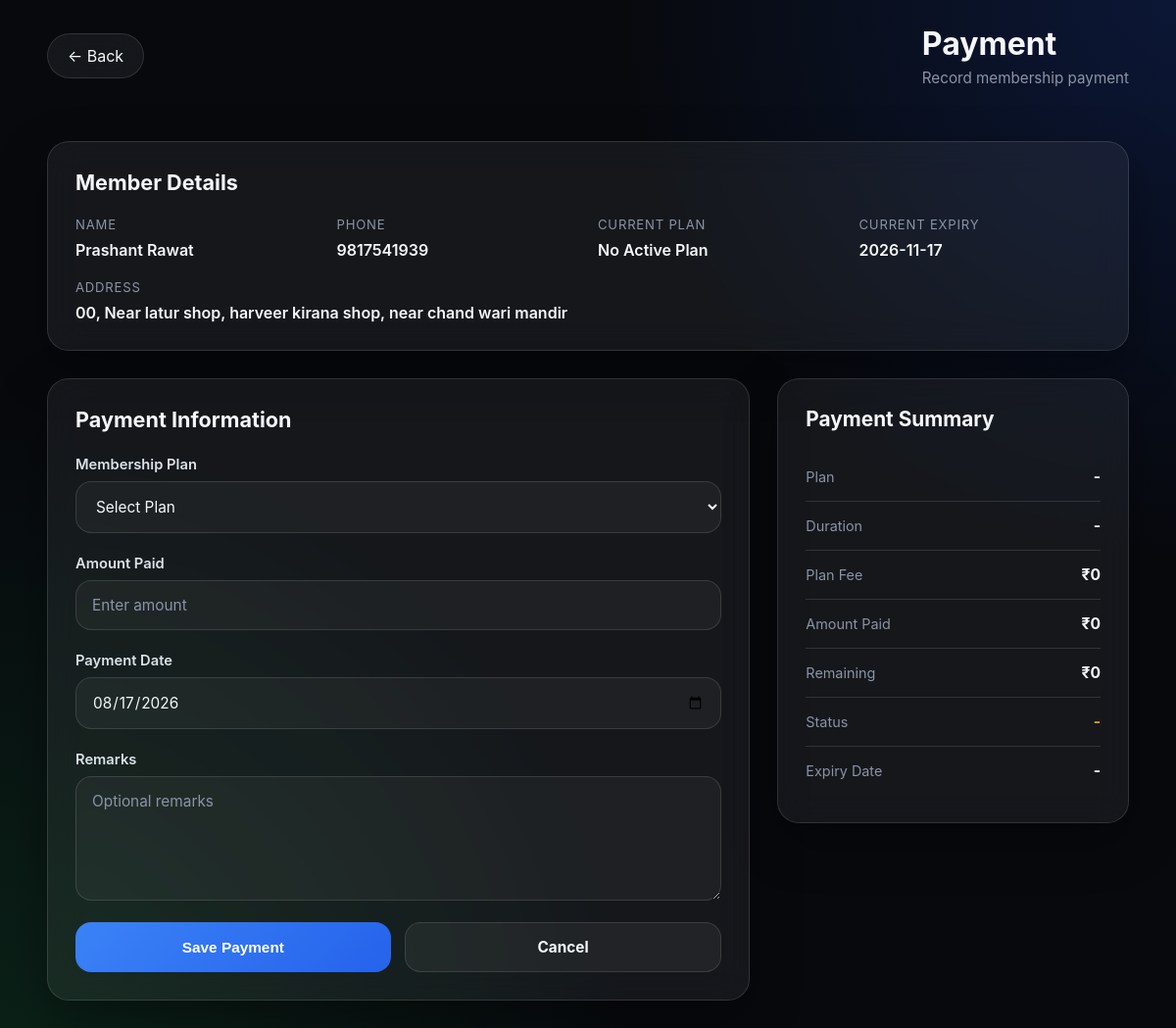
/members/1/membership (signed in), run on the app's committed database.
### models.py (models this page shows, shortened)
class Member(db.Model):
    __tablename__ = "member"
    id = db.Column(db.Integer, primary_key=True)
    owner_id = db.Column(
        db.Integer,
        db.ForeignKey("gym_owner.id"),
        nullable=False,
        index=True
    )
    name = db.Column(db.String(100), nullable=False)
    address = db.Column(db.String(150), nullable=False)
    phone = db.Column(db.String(15), nullable=False)
    join_date = db.Column(db.Date, nullable=False)
    notes = db.Column(db.Text)
    active = db.Column(db.Boolean, default=True)
    current_plan_id = db.Column(
        db.Integer,
        db.ForeignKey("membership_plan.id")
    )
    membership_start = db.Column(db.Date)
    membership_expiry = db.Column(db.Date)
    memberships = db.relationship(
        "Membership",
        backref="member",
        lazy=True,
        cascade="all, delete-orphan"
    )
    attendance = db.relationship(
        "Attendance",
        backref="member",
        lazy=True,
        cascade="all, delete-orphan"
    )
    __table_args__ = (
        db.UniqueConstraint(
            "owner_id",
            "name",
            name="uq_owner_member_name"
        ),
    )

### main.py (the view, shortened to what this page needs)
@app.route("/members/<int:member_id>/membership", methods=["GET", "POST"])
@login_required
def add_membership(member_id):
    member = Member.query.get_or_404(member_id)
    plans = MembershipPlan.query.filter_by(
        owner_id=current_user.id,
        active=True
    ).all()
    if member.owner_id != current_user.id:
      abort(403)
    errors = {}
    return render_template(
        "payment.html",
        member=member,
        plans=plans,
        errors=errors,
        server_error=False
    )

### main.py (called while the page is built)
@login_manager.user_loader
def load_user(user_id):
   return db.session.get(GymOwner, int(user_id))

### templates/payment.html (shortened to what this page needs)
<!DOCTYPE html>
<html lang="en">
<head>
  <link rel="stylesheet" href="{{ url_for('static', filename='css/payment.css') }}">
</head>
<body>
  <header class="topbar">
    <a href="javascript:history.back()" class="back-btn">
      ← Back
    </a>
    <div class="title-area">
      <h1>Payment</h1>
      <p>Record membership payment</p>
    </div>
  </header>
  <main class="page">
    <section class="member-card glass">
      <div class="card-header">
        <h2>Member Details</h2>
      </div>
      <div class="member-grid">
        <div class="item">
          <span class="label">Name</span>
          <span class="value">{{ member.name }}</span>
        </div>
        <div class="item">
          <span class="label">Phone</span>
          <span class="value">{{ member.phone }}</span>
        </div>
        <div class="item">
          <span class="label">Current Plan</span>
          <span class="value">
            {{ member.current_plan or "No Active Plan" }}
          </span>
        </div>
        <div class="item">
          <span class="label">Current Expiry</span>
          <span class="value">
            {{ member.membership_expiry or "-" }}
          </span>
        </div>
        <div class="item full">
          <span class="label">Address</span>
          <span class="value">
            {{ member.address }}
          </span>
        </div>
      </div>
    </section>
    <section class="payment-layout">
      <form method="POST" class="glass payment-form" novalidate>
        <h2>Payment Information</h2>
        <div class="form-group">
          <label for="plan_id">
            Membership Plan
          </label>
          <select id="plan_id" name="plan_id" required>
            <option value="">
              Select Plan
            </option>
            {% for plan in plans %}
            <br>
            {% endfor %}
          </select>
        </div>
        <div class="form-group">
          <label for="amount_paid">
            Amount Paid
          </label>
          <input type="number" id="amount_paid" name="amount_paid" min="0" step="1" placeholder="Enter amount">
        </div>
        <div class="form-group">
          <label for="payment_date">
            Payment Date
          </label>
          <input type="date" id="payment_date" name="payment_date">
        </div>
        <div class="form-group">
          <label for="remarks">
            Remarks
          </label>
          <textarea id="remarks" name="remarks" rows="5" placeholder="Optional remarks"></textarea>
        </div>
        <div class="form-actions">
          <button type="submit" class="primary-btn">
            Save Payment
          </button>
          <a href="javascript:history.back()" class="secondary-btn">
            Cancel
          </a>
        </div>
      </form>
      <aside class="glass summary-card">
        <h2>Payment Summary</h2>
        <div class="summary-row">
          <span>Plan</span>
          <strong id="summary-plan">
          </strong>
        </div>
        <div class="summary-row">
          <span>Duration</span>
          <strong id="summary-duration">
          </strong>
        </div>
        <div class="summary-row">
          <span>Plan Fee</span>
          <strong id="summary-fee">
            ₹0
          </strong>
        </div>
        <div class="summary-row">
          <span>Amount Paid</span>
          <strong id="summary-paid">
            ₹0
          </strong>
        </div>
        <div class="summary-row">
          <span>Remaining</span>
          <strong id="summary-remaining">
            ₹0
          </strong>
        </div>
        <div class="summary-row">
          <span>Status</span>
          <strong id="summary-status">
          </strong>
        </div>
        <div class="summary-row">
          <span>Expiry Date</span>
          <strong id="summary-expiry">
          </strong>
        </div>
      </aside>
    </section>
  </main>
</body>
</html>

### static/css/payment.css (style rules this page uses)
* { margin:0; padding:0; box-sizing:border-box; -webkit-tap-highlight-color:transparent; }
html { scroll-behavior:smooth; }
:root { --bg:#07090d; --bg2:#0f131b; --card:rgba(255,255,255,.06); --border:rgba(255,255,255,.12); --white:#f5f7fa; --text:#dbe2ea; --muted:#8a94a6; --blue:#3b82f6; --blue2:#2563eb; --green:#22c55e; --red:#ef4444; --orange:#f59e0b; --shadow:0 18px 50px rgba(0,0,0,.35); --radius:22px; --radius-small:14px; --transition:.25s ease; }
body { background: radial-gradient(circle at top right,#1d4ed833,transparent 35%), radial-gradient(circle at bottom left,#22c55e22,transparent 40%), var(--bg); color:var(--white); font-family: Inter, system-ui, sans-serif; min-height:100vh; transition: background .3s, color .3s; }
a { color:inherit; text-decoration:none; }
.page { width:min(1150px,92%); margin:auto; padding:30px 0 60px; }
.topbar { width:min(1150px,92%); margin:25px auto; display:flex; align-items:center; justify-content:space-between; gap:20px; flex-wrap:wrap; }
.title-area h1 { font-size:2rem; font-weight:700; margin-bottom:6px; }
.title-area p { color:var(--muted); font-size:.95rem; }
.back-btn { padding:12px 20px; border-radius:999px; background:var(--card); border:1px solid var(--border); backdrop-filter:blur(16px); transition:var(--transition); }
.glass { background:var(--card); border:1px solid var(--border); border-radius:var(--radius); backdrop-filter:blur(18px); box-shadow:var(--shadow); }
.member-card { padding:28px; margin-bottom:28px; animation:fadeUp .45s ease; }
.card-header { margin-bottom:22px; }
.card-header h2 { font-size:1.35rem; }
.member-grid { display:grid; grid-template-columns: repeat(auto-fit,minmax(220px,1fr)); gap:20px; }
.item { display:flex; flex-direction:column; gap:8px; }
.item.full { grid-column:1/-1; }
.label { font-size:.82rem; color:var(--muted); text-transform:uppercase; letter-spacing:.06em; }
.value { font-size:1rem; font-weight:600; word-break:break-word; }
.payment-layout { display:grid; grid-template-columns: 2fr 1fr; gap:28px; }
.payment-form { padding:28px; animation:fadeUp .55s ease; }
.payment-form h2 { margin-bottom:24px; font-size:1.35rem; }
.form-group { display:flex; flex-direction:column; gap:8px; margin-bottom:22px; }
.form-group label { font-size:.92rem; font-weight:600; color:var(--text); }
.form-group input, .form-group select, .form-group textarea { width:100%; padding:15px 16px; border-radius:16px; border:1px solid var(--border); background:rgba(255,255,255,.04); color:var(--white); font-size:.96rem; outline:none; transition:var(--transition); font-family:inherit; }
.form-group input::placeholder, .form-group textarea::placeholder { color:var(--muted); }
.form-group textarea { resize:vertical; min-height:120px; }
.form-actions { display:flex; gap:14px; margin-top:10px; flex-wrap:wrap; }
.primary-btn, .secondary-btn { flex:1; min-width:170px; padding:15px; border:none; border-radius:16px; font-size:.96rem; font-weight:700; cursor:pointer; transition:var(--transition); text-align:center; }
.primary-btn { background:linear-gradient(135deg,var(--blue),var(--blue2)); color:white; }
.secondary-btn { background:rgba(255,255,255,.05); border:1px solid var(--border); color:var(--white); }
.summary-card { padding:28px; height:fit-content; position:sticky; top:24px; animation:fadeUp .65s ease; }
.summary-card h2 { margin-bottom:22px; font-size:1.3rem; }
.summary-row { display:flex; justify-content:space-between; align-items:center; padding:15px 0; border-bottom:1px solid var(--border); gap:18px; }
.summary-row:last-child { border-bottom:none; }
.summary-row span { color:var(--muted); font-size:.9rem; }
.summary-row strong { font-size:.98rem; text-align:right; word-break:break-word; }
#summary-status { color:var(--orange); }

### data on the page
Member: name "Prashant Rawat", phone "9817541939", membership_expiry "2026-11-17", address "00, Near latur shop, harveer kirana shop, near chand wari mandir"

### other printed values
{{ member.current_plan or "No Active Plan" }} "No Active Plan"
